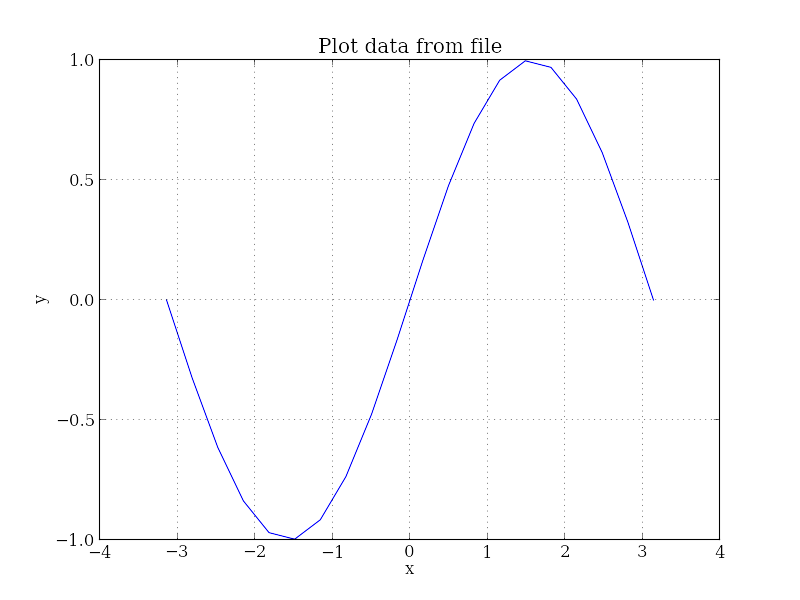

Recreate this plot in Julia.
#!/usr/bin/env julia
# File: 3-plotfile.jl
# Author: Junfeng Li <[email redacted]>
# Description: plot file

using Pyplot

figure()
plotfile("3-plotfile.txt", delimiter=" ", cols=(0, 1))
title("Plot data from file")

savefig("3-plotfile.png")
